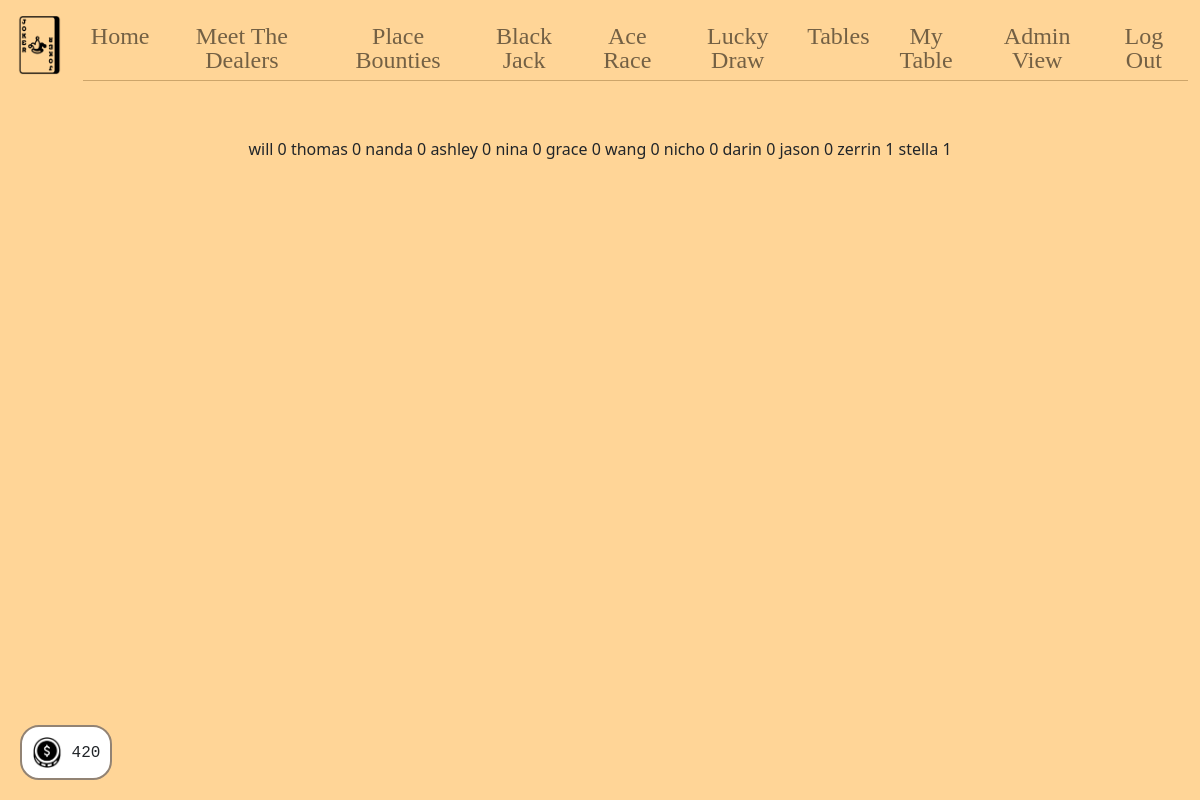
The app's page /leaderboard (signed in), older data.
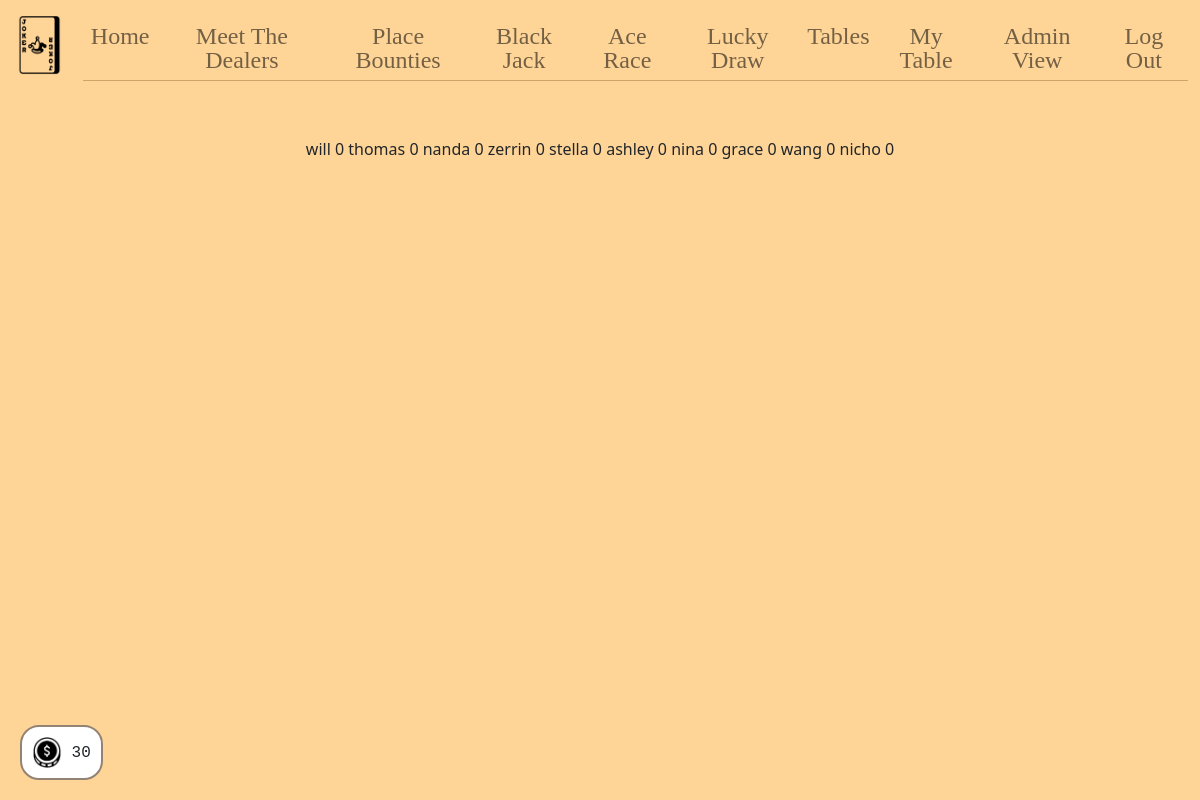
The same page, newer data.
### tables this page shows
CREATE TABLE users (
  id INTEGER PRIMARY KEY AUTOINCREMENT,
  name TEXT NOT NULL,
  hash TEXT NOT NULL,
  email TEXT,
  hp INTEGER DEFAULT 20 NOT NULL,
  bounty INTEGER DEFAULT 0 NOT NULL,
  lucky INTEGER DEFAULT 0 NOT NULL,
  playing INTEGER DEFAULT 0 NOT NULL,
  dealing INTEGER DEFAULT 0 NOT NULL,
  permission INTEGER DEFAULT 0 NOT NULL,
  poker INTEGER DEFAULT 0 NOT NULL,
  tableid INTEGER DEFAULT 0 NOT NULL
);

### app.py (the view)
@app.route("/leaderboard")
@login_required
def leaderboard():
    players = db.execute("SELECT * FROM users ORDER BY bounty ")
    rows = db.execute("SELECT * FROM users WHERE id = ?", session["user_id"])
    session["hp"] = rows[0]["hp"]
    return render_template("leaderboard.html", players=players)

### app.py (called while the page is built)
@app.after_request
def after_request(response):
    response.headers["Cache-Control"] = "no-cache, no-store, must-revalidate"
    response.headers["Expires"] = 0
    response.headers["Pragma"] = "no-cache"
    return response

### helpers.py (called while the page is built)
def login_required(f):
    @wraps(f)
    def decorated_function(*args, **kwargs):
        if session.get("user_id") is None:
            return redirect("/login")
        return f(*args, **kwargs)
    return decorated_function

### templates/leaderboard.html (shortened to what this page needs)
{% extends "layout.html" %}
{% block main %}
    {% for player in players %}
    <tr class="">
        <td class="text-start">{{ player["name"] }}</td>
        <td class="text-end"> {{ player["bounty"] }} </td>
    </tr>
    {% endfor %}
{% endblock %}
{% block footer %}
    <div id="value-container"><img class="img-fluid money" src="/static/money.png"> {{ session["hp"] }} </div>
{% endblock %}

Row changes from the older to the newer data that the page shows:
removed users: name "darin", bounty "0"
removed users: name "jason", bounty "0"
changed users "will": hp "420" → (not shown)
changed users "zerrin": bounty "1" → "0"; moves up the list
changed users "stella": bounty "1" → "0"; moves up the list
Text that changed along with them:
{{ session["hp"] }}: (not shown) → "30"
